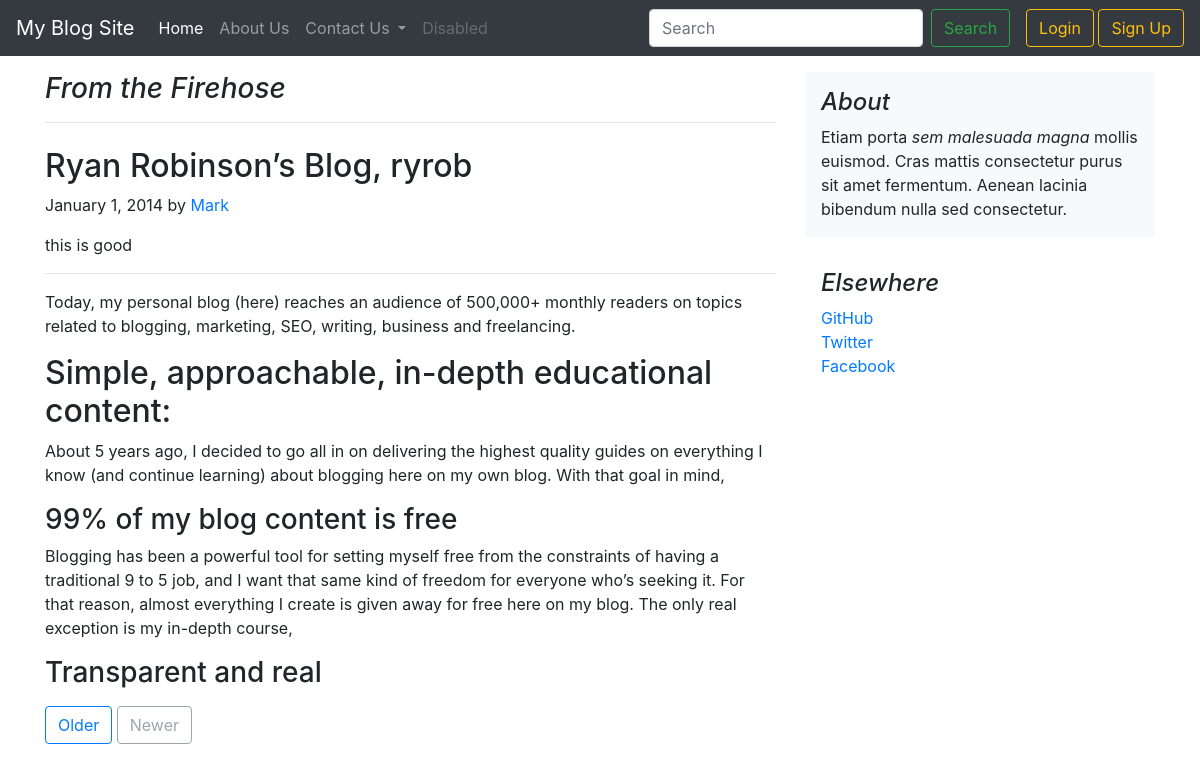
/blogPost/1, run on the app's committed database.
### myapp/models.py (models this page shows)
class BlogPost(models.Model):
    p_id = models.AutoField(primary_key=True)
    print(p_id)
    p_title = models.CharField(max_length=50)
    p_content0 = models.CharField(max_length=200, default="")
    p_heading = models.CharField(max_length=100, default="")
    p_content1 = models.CharField(max_length=500, default="")
    p_subhead0 = models.CharField(max_length=100, default="")
    p_content2 = models.CharField(max_length=500, default="")
    p_subhead1 = models.CharField(max_length=100, default="")
    p_content3 = models.CharField(max_length=500, default="")
    p_thumb = models.ImageField(upload_to='static/images',default="")
    def __str__(self):
        return self.p_title

### myapp/views.py (the view)
# urls.py: path('blogPost/<int:id>',views.blogPost, name='post'),
def blogPost(request,id):
    post = BlogPost.objects.filter(p_id=id)[0]
    print(post)
    return render(request, 'blog.html', {'post':post})

### templates/blog.html (shortened to what this page needs)
{% extends "base.html" %}
{% block body %}
<main role="main" class="container my-3">
    <div class="row">
      <div class="col-md-8 blog-main">
        <h3 class="pb-3 mb-4 font-italic border-bottom">
          From the Firehose
        </h3>
        <div class="blog-post">
          <h2 class="blog-post-title">{{ post.p_title }}</h2>
          <p class="blog-post-meta">January 1, 2014 by <a href="#">Mark</a></p>
          <p>this is good</p>
        <hr>
          <p>{{ post.p_content0 }}</p>
          <blockquote>
        <h2>{{ post.p_heading }}</h2>
          <p>{{ post.p_content1 }}</p>
          <h3>{{ post.p_subhead0 }}</h3>
          <p>{{ post.p_content2 }}</p>
          <h3>{{ post.p_subhead1 }}</h3>
        </div>
        <nav class="blog-pagination">
          <a class="btn btn-outline-primary" href="#">Older</a>
          <a class="btn btn-outline-secondary disabled" href="#">Newer</a>
        </nav>
      </div>
      <aside class="col-md-4 blog-sidebar">
        <div class="p-3 mb-3 bg-light rounded">
          <h4 class="font-italic">About</h4>
          <p class="mb-0">Etiam porta <em>sem malesuada magna</em> mollis euismod. Cras mattis consectetur purus sit amet fermentum. Aenean lacinia bibendum nulla sed consectetur.</p>
        </div>
        <div class="p-3">
          <h4 class="font-italic">Elsewhere</h4>
          <ol class="list-unstyled">
            <li><a href="#">GitHub</a></li>
            <li><a href="#">Twitter</a></li>
            <li><a href="#">Facebook</a></li>
          </ol>
        </div>
      </aside>
    </div>
  </main>
{% endblock %}

### data on the page
BlogPost: p_title "Ryan Robinson’s Blog, ryrob", p_content0 "Today, my personal blog (here) reaches an audience of 500,000+ monthly readers on topics related to blogging, marketing, SEO, writing, business and freelancing.", p_heading "Simple, approachable, in-depth educational content:", p_content1 "About 5 years ago, I decided to go all in on delivering the highest quality guides on everything I know (and continue learning) about blogging here on my own blog. With that goal in mind,", p_subhead0 "99% of my blog content is free", p_content2 "Blogging has been a powerful tool for setting myself free from the constraints of having a traditional 9 to 5 job, and I want that same kind of freedom for everyone who’s seeking it. For that reason, almost everything I create is given away for free here on my blog. The only real exception is my in-depth course,", p_subhead1 "Transparent and real"
